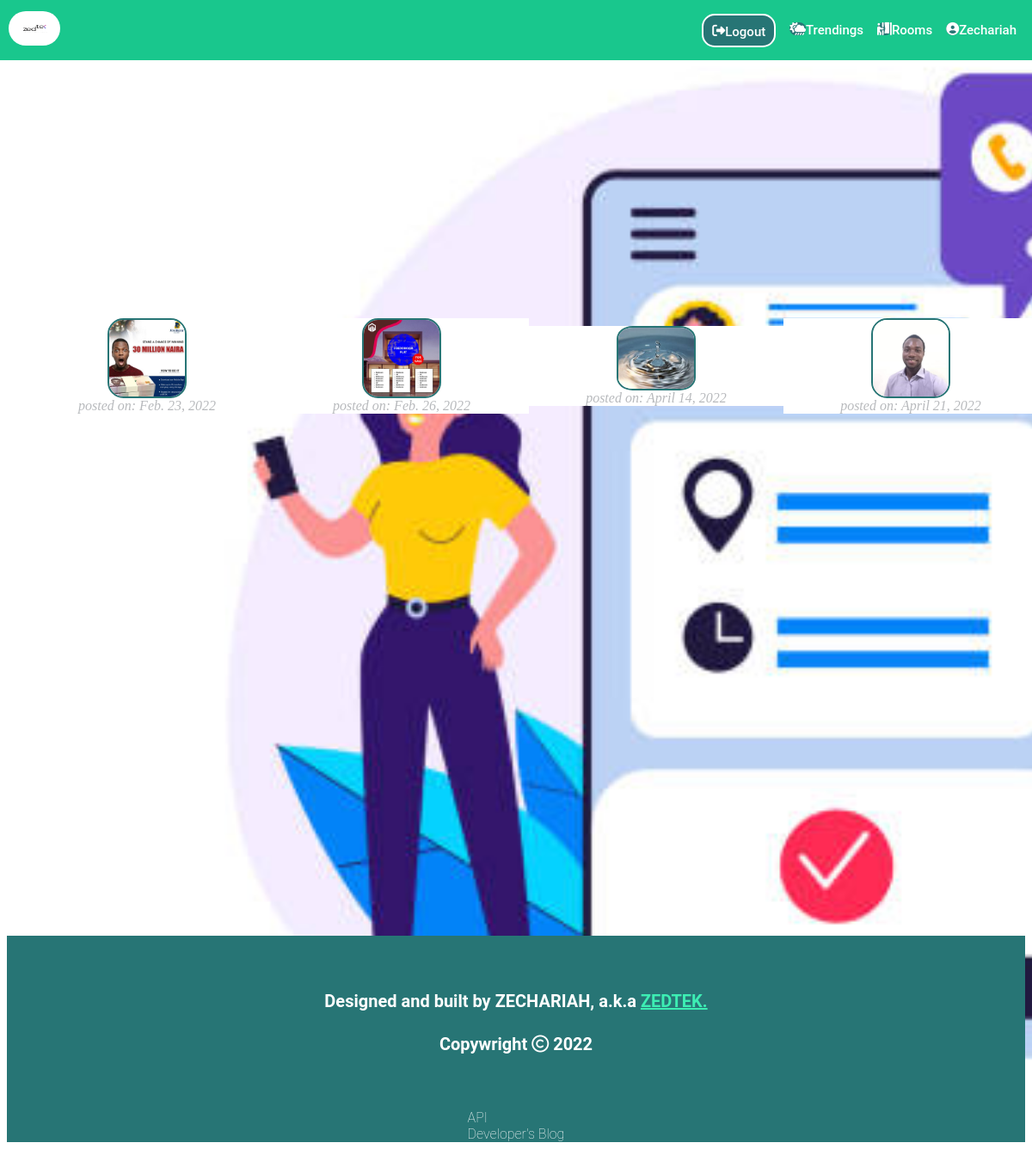
/uploaded/ (signed in), run on the app's committed database.
### chatapp/models.py (models this page shows, shortened)
class UploadedImage(models.Model):
    user= models.ForeignKey(User, on_delete=models.CASCADE)
    image= models.ImageField(default='deafult.jpg', upload_to='Uploaded_Image/', blank=True)
    date= models.DateField('uploaded on', auto_now_add=True)
    class Meta:
        get_latest_by= 'date'

### chatapp/views.py (the view)
# urls.py: path('uploaded/', views.uploaded, name='my uploaded images'),
@login_required(login_url='/chat/')
def uploaded(request):
    user= request.user
    myImages= user.uploadedimage_set.all()
    return render(request, 'user_uploads.html', {'uploaded': myImages,'user':user})

### chatapp/templates/frontend/user_uploads.html (shortened to what this page needs)
{%extends 'base.html'%}
{%block body%}
<div class="uploads">
    {%for img in uploaded%}
    <div class="my-img">
        <img src="{{img.image.url}}" alt="my image" id="myImage">
        <i class="post-date" style="color:rgb(184, 186, 189); font-family: dreamy;">posted on: {{img.date}}</i>
    </div>
    {%endfor%}
</div>
{%endblock%}

### chatapp/templates/frontend/base.html (shortened to what this page needs)
<!DOCTYPE html>
<html lang="en">
<head>
    <link rel="stylesheet" href="../../static/frontend/css/base.css" type='text/css'>
    <link rel="stylesheet" href="../../static/frontend/css/index.css" type='text/css'>
</head>
<body>
    {%block header%}
    <header class="header">
        <a href=''><img src="../../static/frontend/img/ZEDTEK.png" alt="logo" class='logo' style='height:40px; width:60px; border-radius:20px; background-color: white;'></a>
        <nav class='nav'>
            <ul class='nav-itemz'>
                <li><a href="/logout/" class='logout'><i class="fas fa-sign-out-alt" style="background-color: rgb(39, 117, 117);height:15%;border-radius: 10px;"></i>Logout</a></li>
                <li><a href="/chat/trend/"><i class="fas fa-cloud-sun-rain" style="background-color: rgb(39, 117, 117);height:15%;border-radius: 10px;"></i>  Trendings</a></li>
                <li><a href="/chat/rooms"><i class="fas fa-person-booth" style="background-color: rgb(39, 117, 117);height:15%;border-radius: 10px;"></i>  Rooms</a></li>
                <li><a href="/chat/profile"><i class="fas fa-user-circle" style="background-color: rgb(39, 117, 117);height:15%;border-radius: 10px;"></i>{{user}}</a></li>
            </ul>
        </nav>
    </header>
    {%endblock%}
    {%block body%}{%endblock%}
</body>
<footer class="footer">
    <div class="foot-container">
        <h1 id="by">Designed and built by ZECHARIAH, a.k.a <span id="alias"><a href="https://github.com/zedtek-me"> ZEDTEK.</a></span> </h1>
        <h1 id="copywright">Copywright <i class="far fa-copyright"></i> 2022</h1>
    </div>
    <div class="quick-links">
        <a href="/api/" class="api">API</a>
        <a href="https://zedtek.com.ng" class="my-site">Developer's Blog</a>
    </div>
</footer>
</html>

### chatapp/static/frontend/css/base.css (style rules this page uses)
body { background-image:url('../img/chatapp_background.jpg'); background-repeat:no-repeat; background-size:cover; position: relative; }
.header { display:flex; flex-direction: row; position:fixed; top:0; right:0; left:0; flex-wrap:wrap; background-color:rgb(25, 199, 141); justify-content: space-between; align-items: center; align-content: center; height:50px; padding:10px; transition:all 2s; z-index: 1500; }
.header .nav > ul { display:flex; justify-content: space-between; flex-direction: row; flex-wrap:wrap; align-items: center; list-style: none; }
.nav >ul a { display: flex; justify-content: space-between; margin:8px; color:white; font-family: 'roboto', Courier, monospace; font-weight: 500; font-size:15px; align-self: center; text-decoration: none; text-align: center; padding:auto; }
.logout { background-color: rgb(39, 117, 117); border: 2px solid white; border-radius:15px; padding: 10px; font-family: roboto; font-weight:400; width:fit-content; height: 15px; text-align:center; margin-right:8px; align-self: center; }
.footer { background:rgb(39, 117, 117); display:flex; flex-flow: nowrap column; align-items:center; width: 100%; height:30vh; overflow-x:hidden; margin-top: 8%; margin-left: 0; margin-right:0; position:relative; left:0; bottom:0; right:0; }
.footer .foot-container { color:white; font-family: roboto; font-weight: 100; font-size:10px; margin:auto; align-self:center; display: flex; flex-flow: nowrap column; padding:10px; text-align:center; }
.foot-container #alias a { color: rgb(61, 238, 179); text-decoration: underline; }
.footer .quick-links a { display:flex; flex-flow: column wrap; text-align: left; color:white; font-family: roboto; font-weight:100; text-decoration: none; justify-content: space-between; }
.uploads { display:flex; flex-flow: row wrap; padding:15px; margin:auto; margin-top:30%; margin-bottom: 50%; justify-content: space-around; align-items: center; width:100%; height:60%; }
.my-img { display: flex; flex-flow:column wrap; justify-content: center; align-items: center; flex:1 1 0; background-color: white; }
.my-img img { width:30%; height:30%; border: 2px solid rgb(39, 117, 117); border-radius:20%; flex:1 1 0; }

### chatapp/static/frontend/css/index.css (style rules this page uses)
.header { display: flex; flex-flow: row wrap; justify-content: space-between; align-items: center; }

### data on the page
UploadedImage: image (picture), date "Feb. 23, 2022"
UploadedImage: image (picture), date "Feb. 26, 2022"
UploadedImage: image (picture), date "April 14, 2022"
UploadedImage: image (picture), date "April 21, 2022"

### other printed values
{{ user }} "Zechariah"
